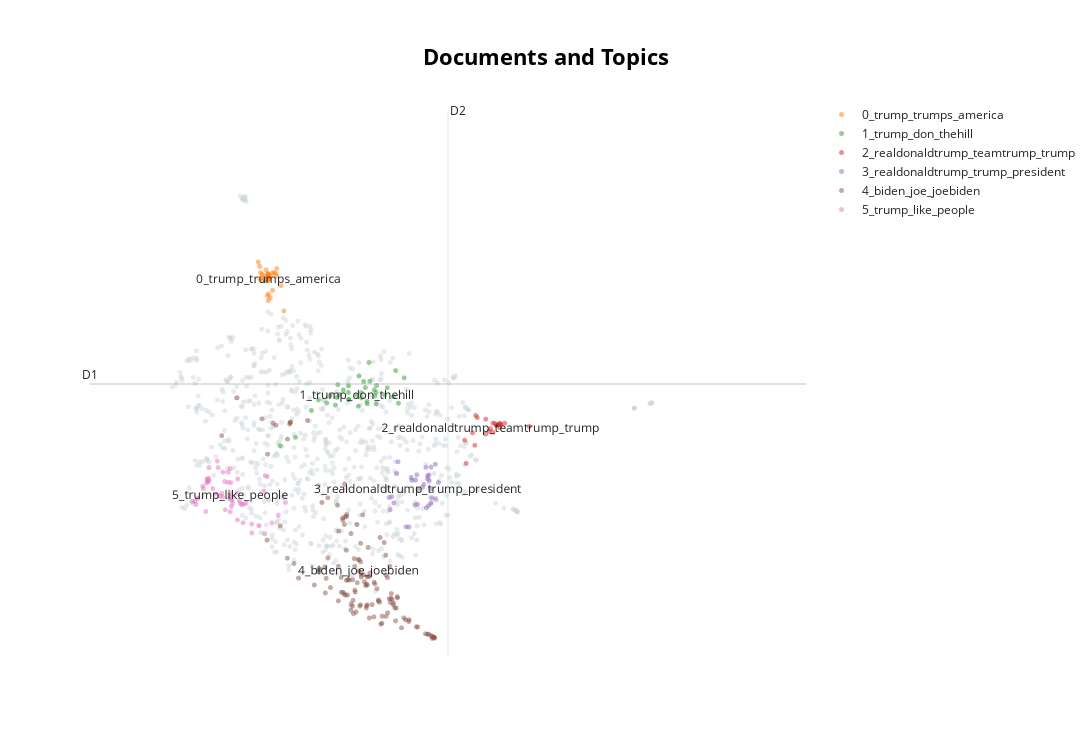

Source (notebook cell):
### Code cell
model.visualize_documents(tokens, reduced_embeddings=reduced_embeddings)

### Figure 1 — Plotly figure (JSON) as saved in the notebook; plotly's stock layout.template omitted (floating-point values rounded to 4 significant figures; data arrays with more than 128 entries replaced by an {"elided": "..."} marker saying what was removed)
{"data": [{"hoverinfo": "text", "hovertext": {"elided": "693 str values"}, "marker": {"color": "#CFD8DC", "opacity": 0.5, "size": 5}, "mode": "markers+text", "name": "other", "showlegend": false, "type": "scattergl", "x": {"elided": "693 float values"}, "y": {"elided": "693 float values"}}, {"hoverinfo": "text", "hovertext": ["['see', 'women', 'trump', 'httpstcoompmhm']", "['warned', 'trump', 'knew', 'httpstcoyvnohxwp']", "['trumps', 'tough', 'test', 'httpstcoddnljgeg']", "['voting', 'trump', 'httpstcojyhzryarh']", "['trumps', 'america', 'httpstcoqqumrneou']", "['didn’t', 'career', 'trump', 'httpstcocsxsnilvh']", "['it’s', 'trump’s', 'america', 'tho', 'httpstcoyfixnohd']", "['trump', 'declares', 'war', 'america', 'smartnews', 'httpstcocahrcxnu']", "['except', 'trump’s', 'jail', 'cell', 'httpstcolpqmqirnn']", "['president', 'trump', 'httpstcofbejxouap']", "['trumps', 'new', 'ad', 'amazing', 'httpstcofbtkhn', 'via', 'bulwarkonline']", "['unfortunately', 'trump', 'real', 'httpstcohconwh']", "['libtear', 'cnnpolitics', 'called', 'riding', 'obamabidens', 'achievements', 'httpstcofrglgzxjrf']", "['looters', 'trump', 'administration', 'handlers', 'sycophants', 'httpstcogfschfvp']", "['trump', 'wants', 'let', 'happen', 'httpstcolxdyvvxmbb']", "['damn', 'trump', 'won’t', 'watching', 'httpstcortvxvsdoi']", "['voteharwell', 'frankbranches', 'httpstcolhrbngfoy', 'httpstcoqhtswkivi']", "['trumps', 'mind', 'truly', 'scrambled', 'must', 'impeached', 'httpstcowpyhuepxr', 'httpstcozzjrkpnua']", "['trump’s', 'america', 'httpstcovocpqfhy']", "['voteharwell', 'frankbranches', 'httpstcoqhtswkivi']", "['you’re', 'kidding', 'cnbc', 'httpstcomoodvtbt']", "['trump', 'wall', 'moms', 'httpstcotmgkxhsed']", "['thank', 'president', 'trump', 'httpstcobhldhrds']", "['trump’s', 'playing', 'tune', 'decades', 'httpstcooktrodiwc']", "['another', 'example', 'trumps', 'america', 'real', 'time', 'httpstcojphnzavwwh']", "['oh', 'wait', 'wasnt', 'trump', 'httpstcorrgaybhz']", "['trump', 'trump', 'maga', 'obama', 'blacklivesmatter', 'httpstcogtsvlntoas']", "['thehill', 'great', 'response', 'httpstcosufodtaea']", "['calls', 'trump', 'racist', 'httpstcoiaktpxcks']", "['ktvl', 'trumps', 'presidential', 'portrait', 'httpstcovrfxgctfq']", "['cost', 'america', 'trumps', 'incoherent', 'foreignpolicy', 'httpstcoyeafg', 'via', 'foreignaffairs']", "['can’t', 'trump’s', 'america', 'like', 'italy', 'httpstcobwcqqbct']", null], "marker": {"opacity": 0.5, "size": 5}, "mode": "markers+text", "name": "0_trump_trumps_america", "text": ["", "", "", "", "", "", "", "", "", "", "", "", "", "", "", "", "", "", "", "", "", "", "", "", "", "", "", "", "", "", "", "", "0_trump_trumps_america"], "textfont": {"size": 12}, "type": "scattergl", "x": [9.134, 9.027, 9.07, 9.013, 9.021, 9.018, 9.015, 8.898, 9.232, 9.043, 8.942, 8.985, 9.004, 8.975, 9.193, 9.134, 8.875, 9.121, 9.014, 8.896, 8.907, 9.014, 9.0, 8.928, 9.007, 9.099, 9.074, 8.933, 9.016, 9.044, 8.977, 8.959, 9.018], "y": [9.751, 9.558, 9.666, 9.654, 9.577, 9.64, 9.561, 9.556, 8.921, 9.61, 9.511, 9.726, 9.217, 9.538, 9.413, 9.601, 9.88, 9.652, 9.518, 9.792, 9.672, 9.123, 9.597, 9.64, 9.64, 9.671, 9.326, 9.571, 9.257, 9.179, 9.507, 9.612, 9.535]}, {"hoverinfo": "text", "hovertext": ["['donwinslow', 'everything', 'really', 'revolve', 'around', 'trump', 'libs', 'huh', 'really', 'cant', 'imagine', 'problem', 'people', 'would', 'protest', 'isnt', 'trump', 'existing']", "['half', 'family', 'whitewashed', 'trump', 'supporters', 'y’all', 'don’t', 'know', 'annoying']", "['iamarebel', 'justintime', 'benshapiro', 'trump', 'isnt', 'conservative', 'remember', 'trump', 'democrat', 'years']", "['masha', 'gessen', 'trump', '‘not', 'going', 'anywhere’', 'unless', 'loses', 'landslide', 'httpstcoqhuzhvetkd']", "['harconsulting', 'bet', 'trump', 'backs', 'remembers', 'nyc', 'hates', 'guts']", null, "['bblock', 'think', 'squeeze', 'trump', 'see', 'much', 'bullshit', 'comes', 'could', 'fertilize', 'fields', 'like', 'nobody', 'thought', 'possible']", "['populismupdates', 'making', 'trump', 'look', 'like', 'stable', 'genius']", "['thehill', 'sounds', 'right', 'trump', 'cultists', 'irrational', 'bunch']", "['yankees', 'baseball', 'ws', 'never', 'political', 'trump']", "['rumorsofmeaning', 'trump', 'fails', 'realize', 'protesters', 'don’t', 'hate', 'country', 'they’re', 'asking', 'better', 'country']", "['tfisherking', 'trump', 'wants', 'divide', 'us', 'doesnt', 'empathy']", "['jeffreyguterman', 'trump', 'brain']", "['tedcruz', 'it’s', 'either', 'trump', 'sucks']", "['don’t', 'care', 'donald', 'trump', 'done', 'economy', 'emotional', 'turmoil', 'caused', 'instigated', 'unjustified']", "['projectlincoln', 'face', 'trump', 'made', 'bunker']", "['everyone', 'dogging', 'fauci', 'maybejust', 'maybe', 'trump', 'close', 'knows', 'knows', 'keeping', 'eye', 'enemy']", "['effingrandy', 'middle', 'men', '‘nobody', 'knows', 'are’', 'wth', 'trump', 'ramblings', 'getting', 'worse']", "['exgolferguy', 'im', 'betting', 'trump', 'cheered', 'behavior']", "['projectlincoln', 'madness', 'ends', 'better', 'president', 'sworn', 'trump', 'harm', 'jan', 'noon']", "['karlgray', 'trump', 'doesnt', 'want', 'money', 'train', 'cut']", "['thehill', 'leaders', 'hate', 'trump', 'much', 'refuse', 'help', 'let', 'citizens', 'victimized']", "['keltimes', 'trump', 'never']", "['radiofreetom', 'projectlincoln', 'true', 'anyone', 'find', 'trump', 'objectional', 'major', 'part', 'problem']", "['ppollingnumbers', 'foxnews', 'still', 'can’t', 'believe', 'trump', 'even', 'much', 'support', 'it’s', 'sad', 'what’s', 'happened', 'country']", "['trump', 'fucking', 'moron']", "['bucksexton', 'asked', 'trump', 'could', 'lick', 'balls', 'think', 'he’s', 'retweet']", "['nana', 'seanhannity', 'trump', 'wants', 'violence', 'think', 'youre', 'confused']", "['washingtonpost', 'im', 'comfortable', 'risking', 'everyones', 'lives', 'money', 'trump', 'paraphrased', 'course']", "['drlisacorrigan', 'bluehogreport', 'asahutchinson', 'bad', 'enough', 'asa', 'drinking', 'trump’s', 'koolaid', 'he’s', 'also', 'forcing', 'throats', 'arkansas’', 'school', 'children', 'prolife', 'hardly']", "['revrrlewis', 'truly', 'trump', 'party', 'principles', 'values', 'shame', 'whatever', 'takes', 'get', 'next', 'minutes', 'god', 'help', 'us']", "['blhhouse', 'guns', 'might', 'freedom', 'left', 'four', 'years', 'trump']", "['proustmalone', 'they’ll', 'use', 'ammunition', 'biden', 'anyone', 'else', 'opposes', 'trump', 'don’t', 'care']", "['comfycrush', 'maybe', 'don’t', 'like', 'cry', 'public', 'unless', 'it’s', 'right', 'trump', 'gets', 'elected']", "['know', 'shits', 'gonna', 'pop', 'seattle', 'trump', 'sends', 'feds']", "['dustinmck', 'im', 'sure', 'trump', 'something']", "['thehill', 'thehillopinion', 'that’s', 'democrats', 'need', 'wrap', 'protests', 'points', 'made', 'diminishing', 'returns', 'point', 'help', 'trump']"], "marker": {"opacity": 0.5, "size": 5}, "mode": "markers+text", "name": "1_trump_don_thehill", "text": ["", "", "", "", "", "1_trump_don_thehill", "", "", "", "", "", "", "", "", "", "", "", "", "", "", "", "", "", "", "", "", "", "", "", "", "", "", "", "", "", "", ""], "textfont": {"size": 12}, "type": "scattergl", "x": [9.836, 10.15, 10.51, 10.65, 10.32, 10.26, 10.28, 10.84, 9.977, 10.53, 10.32, 10.14, 10.92, 10.68, 9.184, 10.43, 9.397, 10.53, 9.719, 9.989, 10.38, 10.01, 10.77, 10.29, 10.35, 10.8, 10.14, 10.4, 9.957, 9.62, 9.88, 10.14, 10.4, 10.5, 10.53, 10.44, 10.07], "y": [7.117, 7.185, 7.256, 7.274, 7.321, 7.268, 7.053, 7.114, 7.228, 7.326, 7.218, 7.188, 7.612, 7.416, 6.278, 7.911, 6.446, 7.099, 7.181, 7.478, 7.42, 7.28, 7.241, 7.648, 7.538, 7.752, 7.326, 7.102, 7.077, 6.972, 7.255, 7.452, 7.149, 7.376, 7.46, 7.544, 7.374]}, {"hoverinfo": "text", "hovertext": ["['realdonaldtrump', 'trump', 'virus']", "['chuckgrassley', 'realdonaldtrump', 'usual', 'gop', 'ignorant', 'leader', 'months', 'behind', 'dems', 'joe', 'biden']", "['fischbachmn', 'realdonaldtrump', 'collinpeterson', 'bad', 'stigma', 'endorsed', 'trump', 'sorry', 'setback']", "['larrysabato', 'acosta', 'bye', 'bye', 'trump', 'realdonaldtrump']", "['realdonaldtrump', 'trump', 'asking', 'wait', 'november', 'bidentosaveamerica']", "['suzydymna', 'realdonaldtrump', 'must', 'trumps', 'favorite', 'bot', 'bot', 'buffoonism']", "['fortunacameron', 'bbwalker', 'realdefender', 'realdonaldtrump', 'say', 'trump']", "['realdonaldtrump', 'one', 'trumps', 'favorite', 'puy', 'httpstcoyantgmeyik']", "['realdonaldtrump', 'disgrace', 'country', 'trump', 'mocks', 'portland', 'mayor', 'gassed', 'federal', 'troops', '‘they', 'knocked', 'hell', 'httpstcoyvlskglel']", "['realdonaldtrump', 'lol', 'wouldnt', 'even', 'believe', 'trump', 'administration']", "['bottles', 'realtuckfrumper', 'ivankatrump', 'donaldjtrumpjr', 'erictrump', 'realdonaldtrump', 'trump', 'kids', 'freeloading', 'grifters']", "['teamtrump', 'realdonaldtrump', 'trump', 'certainly', 'heading']", "['realdonaldtrump', 'racist', 'like', 'trump', 'like']", "['skepsis', 'teamtrump', 'realdonaldtrump', 'trump', 'best', 'greatest']", "['daddylongballz', 'kellyk', 'repmattgaetz', 'realdonaldtrump', 'potus', 'genflynn', 'httpstcopoxjshomot']", "['texaspatriot', 'lostinausten', 'aya', 'mrfungiq', 'jeffmctn', 'garywalters', 'annpartrump', 'monster', 'bonedaddy', 'klctrump', 'best', 'texas', 'patriot', 'bestcrewontwitter', 'httpstcomelhblg']", "['yeah', 'fuck', 'donald', 'trump', 'portland', 'peepsportlandprotests', 'fuckdonaldtrump', 'dumptrump', 'httpstcoofdvwbtr']", "['trump', 'giant', 'bag', 'human', 'methane', 'potus', 'realdonaldtrump']", "['naplesportal', 'murraynyc', 'realdonaldtrump', 'trump', 'loves', 'cuba']", "['johnglascock', 'trumpregrets', 'realdonaldtrump', 'get', 'lied', 'start']", "['teamtrump', 'realdonaldtrump', 'httpstcohunwwdwbz']", null], "marker": {"opacity": 0.5, "size": 5}, "mode": "markers+text", "name": "2_realdonaldtrump_teamtrump_trump", "text": ["", "", "", "", "", "", "", "", "", "", "", "", "", "", "", "", "", "", "", "", "", "2_realdonaldtrump_teamtrump_trump"], "textfont": {"size": 12}, "type": "scattergl", "x": [12.24, 11.79, 12.06, 12.16, 12.26, 11.77, 12.24, 12.16, 11.91, 12.06, 12.27, 12.26, 12.21, 12.33, 12.2, 12.68, 12.11, 11.92, 11.95, 11.88, 12.27, 12.13], "y": [6.69, 5.936, 6.802, 6.547, 6.64, 6.39, 6.693, 6.724, 6.29, 6.511, 6.705, 6.722, 6.677, 6.723, 6.717, 6.659, 6.566, 6.875, 6.832, 6.534, 6.691, 6.615]}, {"hoverinfo": "text", "hovertext": ["['realdonaldtrump', 'thank', 'god', 'dont', 'live', 'usa', 'mr', 'trump', 'please', 'right', 'thing', 'step', 'president', 'incapable', 'many', 'levels', 'losing', 'marbles', 'boot']", "['realdonaldtrump', 'president', 'trump', 'genius', 'idea', 'keep', 'white', 'house', 'senate', 'amp', 'house', 'next', 'years', 'since', 'democrats', 'ahead', 'polls', 'lets', 'pander', 'lie', 'pander', 'lie', 'pander', 'lie', 'came', 'amp', 'charge', 'way']", "['micklimerick', 'realdonaldtrump', 'asked', 'trump', 'could', 'count', 'backwards', 'sevens', 'said', 'yes', 'turned', 'around']", "['realdonaldtrump', 'cares', 'ratings', 'tied', 'spam', 'marketing', 'strategies', 'lame', 'duck', 'president', 'needs', 'pay', 'attention', 'job', 'im', 'sorrynot', 'sorry', 'usa', 'clear', 'leadership', 'trump', 'lame', 'duck', 'poser', 'clearly', 'incompetent', 'httpstcorwjuacoh']", "['sendavidperdue', 'refuses', 'condemn', 'trump', 'applauding', 'white', 'power', 'chants', 'praise', 'ghislaine', 'maxwell', 'guess', 'even', 'bigotry', 'pedophilia', 'okay', 'long', 'trump']", "['sabattoir', 'ifeet', 'petzmom', 'realdefender', 'realdonaldtrump', 'trump', 'doubts', 'pay', 'someone', 'take', 'college', 'entrance', 'exams', 'can’t', 'spell', '“hamburger”']", "['gop', 'realdonaldtrump', 'funny', 'wait', 'election', 'time', 'get', 'anything', 'done', 'around', 'heretrump', 'done', 'nothing', 'years', 'except', 'campaigning', 'letting', 'criminals', 'jail', 'littletoo', 'late']", "['joncoopertweets', 'realdonaldtrump', 'except', 'trump', 'throwing', 'first', 'pitch', 'first', 'yankees', 'opener', 'complete', 'turn', 'around', 'last', 'night']", "['jasonon', 'redbull', 'realdonaldtrump', 'true', 'red', 'bulls', 'global', 'boss', 'dietrich', 'mateschitz', 'trump', 'admirer', 'spoken', 'political', 'correctness', 'something', 'totally', 'different']", "['unclerobtrump', 'iowatrump', 'john', 'legend', 'screwed', 'chrissy', 'watched']", "['speakerpelosi', 'realdonaldtrump', 'make', 'pretty', 'hard', 'reach', 'across', 'aisle', 'lambasting', 'president', 'calling', 'trump', 'virus', 'it’s', 'clear', 'vitriol', 'us', 'bounds']", "['sure', 'let', 'white', 'folks', 'point', 'automatic', 'weapons', 'whoever', 'want', '‘it’s', 'absolutely', 'absurd’', 'kayleigh', 'mcenany', 'quotes', 'trump', 'charges', 'guntoting', 'st', 'louis', 'couple', 'httpstcoytnhfdzd', 'smartnews']", "['realdonaldtrump', 'trump', 'heard', 'accurate', 'source', 'extremely', 'vulnerable', 'getting', 'heart', 'attack', 'waiting', 'happen', 'also', 'weak', 'respitory', 'system', 'welldo', 'holistic', 'health', 'find', 'really', 'good', 'nd', 'let', 'help', 'seriously']", "['\\u2066realdonaldtrump\\u2069', 'called', 'fox', 'news', 'doctor', 'guide', 'hear', 'keilar', 'calls', 'himsmh', 'ludicrous', 'trump', 'needs', 'gonow', 'get', 'rid', 'crazy', 'egotistical', 'narcissistic', 'bastard', 'httpstcoqbfowhrkzl']", "['newtimesrwanda', 'gorilladoctors', 'please', 'dont', 'let', 'trump', 'sons', 'like', 'killing', 'rare', 'aninals']", "['johnkass', 'realdonaldtrump', 'mzhemingway', 'biden', 'strong', 'man', 'knows', 'country', 'gone', 'trump', 'fight', 'get', 'us', 'back', 'normal', 'listen', 'experts']", "['realdefender', 'realdonaldtrump', 'tweet', 'exposes', 'total', 'lack', 'understanding', 'taking', 'knee', 'trump', 'idol', 'see', 'enjoy', 'bowing', 'kneeling', 'keeping', 'maga', 'idiocy', 'day', 'long', 'httpstcozgqfbpwa']", "['realdonaldtrump', 'goody', 'watch', 'trump', 'attempt', 'read', 'script', 'didn’t', 'preview', 'always', 'treat', 'hear', 'nothing', 'almost', 'two', 'weeks', 'every', 'day', 'talk', 'desperate', 'sad', 'watching', 'desperation', 'still', 'wearing', 'masksgood', 'job']", "['donaldjtrumpjr', 'fauci', 'national', 'hero', 'donald', 'j', 'trump', 'family', 'national', 'white', 'collard', 'felons', 'need', 'removed', 'country', 'sent', 'small', 'country', 'modern', 'living', 'essentials', 'dad', 'mark', 'since', 'january', 'fauci', 'point', 'since', 'january']", "['doggintrump', 'realdonaldtrump', 'cannot', 'wait', 'see', 'shrieking', 'fit', 'day', 'president', 'donald', 'j', 'trump', 'wins', 'reelection', 'president', 'donald', 'j', 'trump', 'say', 'mepresident', 'donald', 'j', 'trump', 'it’ll', 'feel', 'goodpresident', 'donald', 'j', 'trump', 'lol', 'lol', 'lol']", "['urocklive', 'nikkihaley', 'joe', 'needs', 'keep', 'trap', 'shut', 'hes', 'got', 'let', 'trump', 'talking', 'joe', 'winds', 'hands', 'httpstcopzckpvof']", "['stuartpstevens', 'gtconwayd', 'realdonaldtrump', 'assume', 'people', 'looking', 'future', 'employment', 'within', 'trump', 'organization', 'since', 'career', 'politics']", "['brendend', 'amarquette', 'sammyboy', 'stoolpresidente', 'realdonaldtrump', 'whitehouse', 'say', 'trump', 'wasn’t', 'briefed', 'issue', 'means', 'didn’t', 'happen', 'article', 'didn’t', '“confirm”', 'shit']", "['header', 'ewarren', 'realdonaldtrump', 'really', 'realdonaldtrump', 'golfing', 'rather', 'forming', 'pandemic', 'response', 'dr', 'fauci', 'gave', 'best', 'information', 'available', 'time', 'hydroxychloroquine', 'safe', 'people', 'die', 'taking', 'put', 'trump', 'koolaid', 'amp', 'get', 'grip']", "['ruckus', 'dineshdsouza', 'yes', 'trump', 'wins', 'maybe', 'youll', 'finally', 'get', 'tired', 'pitching', 'fit']", "['masfuegomas', 'maxpinky', 'whitehouse', 'realdonaldtrump', 'thats', 'interesting', 'take', 'ways', 'parrot', 'trumps', 'words', 'lower', 'intelligence', 'guy', 'responding', 'literally', 'parroted', 'lindsey', 'grahams', 'words']", "['aorgat', 'montyboa', 'acyn', 'act', 'vatican', 'jp', 'ii', 'promised', 'trump', 'hed', 'president', 'stupid', 'arrogant', 'hide', 'well']", "['left', 'msm', 'wasting', 'time', 'ranting', 'realdonaldtrump', '“not', 'paying', 'attention', 'virus”', 'joebiden', 'saying', 'trump', '“quit”', 'dr', 'fauci', 'actually', 'guy', 'supposed', 'working', 'virus', 'free', 'time', 'world', 'httpstcojpqgsriki']", "['softwarnet', 'realjameswoods', 'realdonaldtrump', 'ah', 'yes', '“lesser', 'two', 'evils“', 'excuse', 'meanwhile', 'republicans', 'disillusioned', 'trump', 'administration', 'leaving', 'droves', 'thing', 'matters', 'results', 'results', 'november']", "['realdonaldtrump', 'president', 'failure', 'cars', 'terms', 'thousands', 'people', 'lose', 'life’s', 'wants', 'tv', 'every', 'day', 'stupid', 'coronavirus', 'briefing', 'nothing', 'rambling', 'hours', 'acted', 'late', 'little', 'response', 'november', 'biden']", null], "marker": {"opacity": 0.5, "size": 5}, "mode": "markers+text", "name": "3_realdonaldtrump_trump_president", "text": ["", "", "", "", "", "", "", "", "", "", "", "", "", "", "", "", "", "", "", "", "", "", "", "", "", "", "", "", "", "", "3_realdonaldtrump_trump_president"], "textfont": {"size": 12}, "type": "scattergl", "x": [11.36, 11.26, 11.29, 10.95, 11.27, 11.36, 11.07, 11.02, 11.03, 11.18, 11.4, 11.2, 11.08, 10.81, 11.3, 11.25, 11.23, 10.74, 11.1, 11.23, 10.78, 10.71, 11.3, 11.27, 10.83, 11.25, 11.31, 10.72, 11.11, 10.99, 11.11], "y": [5.242, 5.106, 5.429, 4.692, 5.601, 5.919, 5.119, 5.658, 5.608, 5.467, 5.559, 5.525, 5.61, 5.736, 5.863, 5.691, 5.858, 5.282, 5.713, 5.065, 5.161, 5.266, 5.16, 5.709, 5.967, 5.634, 5.262, 5.029, 5.134, 4.691, 5.425]}, {"hoverinfo": "text", "hovertext": {"elided": "133 str values"}, "marker": {"opacity": 0.5, "size": 5}, "mode": "markers+text", "name": "4_biden_joe_joebiden", "text": {"elided": "133 str values"}, "textfont": {"size": 12}, "type": "scattergl", "x": {"elided": "133 float values"}, "y": {"elided": "133 float values"}}, {"hoverinfo": "text", "hovertext": ["['wittdhmachine', 'alexskolnick', 'well', 'maybe', 'don’t', 'know', 'travel', 'habits', 'top', 'percent', 'doubt', 'stayed', 'trump', 'hotels', 'staying', 'bought', 'presidential', 'access', 'instances', 'favorable', 'policy', 'know', 'people', 'thst', 'stay', 'lights', 'always', 'didn’t', 'get', 'tax', 'break']", "['stephenking', 'helped', 'someone', 'sign', 'vote', 'first', 'time', 'yesterday', 'work', 'public', 'library', 'wanted', 'vote', 'donald', 'trump', 'hard']", "['tulips', 'davidhemond', 'said', 'thing', 'noaa', 'altered', 'weather', 'forecast', 'cover', 'trump’s', 'screwup', 'also', 'life', 'death', 'situation', 'people', 'don’t', 'trust', 'report', 'accurate', 'forecasts', 'every', 'government', 'agency', 'corrupted', 'trump', 'sycophants']", "['kthomasellis', 'timhannan', 'trump', 'pushed', '”the', 'testing', 'cause', 'outbreak”', 'last', 'months', 'testing', 'isnt', 'fill', 'hospitals', 'causing', 'americans', 'die', 'know', 'americans', 'trump', 'cult', 'doesnt', 'care', 'truth', 'think', 'big', 'conspiracy', 'idiots']", "['winterwayed', 'live', 'could', 'never', 'ever', 'ever', 'pretend', 'like', 'trump', 'save', 'relationship', 'think', 'cult', 'members', 'coming', 'know', 'he’s', 'losing', 'scared']", "['american', 'christianity', 'messed', 'right', 'theres', 'reason', 'cant', 'acknowledge', 'lives', 'black', 'people', 'matter', 'also', 'compromises', 'faith', 'kneeling', 'worship', 'submission', 'isnt', 'whats', 'happening', 'trump', 'radicalized', 'christians', 'worst', 'ways', 'httpstcoaksnygffl']", "['staceyc', 'preetbharara', 'unfortunately', 'words', 'actually', 'required', 'say', 'alzheimers', 'mom', 'taken', 'red', 'velvet', 'church', 'daisy', 'face', 'trump', 'isnt', 'recalling', 'words', 'merely', 'naming', 'things', 'front', 'example', 'words', 'yet', 'hes', 'proud']", "['jfrostyo', 'rdcoso', 'chelseahandler', 'yes', 'trump', 'champion', 'unity', 'cooperation', 'theni', 'guess', 'argument', 'hes', 'done', 'much', 'unite', 'country', 'past', 'yearsjust', 'many', 'things', 'wont', 'even', 'bother', 'listing', 'even', 'giving', 'one', 'example']", "['richardbuffalo', 'trump', 'like', 'good', 'people', 'sides', 'mask', 'wearing', 'non', 'mask', 'wearing', 'non', 'mask', 'wearers', 'white', 'supremacists']", "['mercymain', 'thats', 'prove', 'hey', 'maybe', 'trump', 'wasnt', 'problem', 'america', 'liberalism', 'doesnt', 'work']", "['cant', 'say', 'word', 'incredible', 'anymore', 'thats', 'one', 'trumps', 'favorite', 'words', 'cant', 'peace', 'sign', 'makes', 'think', 'rodger', 'stone', 'two', 'losers', 'totally', 'crimped', 'lifestyle', 'dad', 'lol']", "['anatball', 'dancrenshawtx', 'lol', 'statuary', 'form', 'history', 'accepted', 'fact', 'youd', 'dumb', 'trump', 'think', 'way']", "['kinsellaray', 'wow', 'look', 'put', 'people', 'risk', 'catching', 'virus', 'insinuated', 'would', 'amp', 'trump', 'cant', 'handle', 'fact', 'country', 'trust', 'dr', 'fauci', 'trump', 'cant', 'wait', 'see', 'twist', 'httpstcoicwnyn']", "['senschumer', 'annoying', 'old', 'bat', 'pelosi', 'sleeping', 'joe', 'years', 'million', 'dollar', 'homes', 'health', 'care', 'knows', 'else', 'im', 'betting', 'life', 'saving', 'corrupt', 'trump', 'came', 'trump']", "['cassiesam', 'senschumer', 'better', 'get', 'used', 'cassie', 'theyre', 'going', 'awhile', 'long', 'enough', 'clean', 'friends', 'aftermath', 'get', 'used', 'four', 'years', 'trump', 'theres', 'nothing', 'stop', 'nothing', 'trump', 'resistance', 'futile']", "['kaburke', 'tomjchicago', 'sister', 'law', 'ftd', 'close', 'trump', 'progression', 'beginning', 'would', 'talk', 'really', 'loud', 'make', 'wild', 'accusations', 'imagine', 'people', 'conspiring', 'didn’t', 'think', 'dementia', 'memory', 'good']", "['jayinslee', 'cause', 'worth', 'backing', 'potus', 'trump', 'sign', 'executive', 'order', 'make', 'mandatory', 'mask', 'wearing', 'unlawful', 'people', 'voice', 'government', 'httpstcosgoqoasot']", "['speedwagono', 'bpwarsh', 'basically', 'us', 'model', 'following', 'far', 'go', 'point', 'people', 'revolt', 'stay', 'shy', 'edge', 'didn’t', 'count', 'corona', 'trump', 'doesn’t', 'understand', 'model', 'understand', 'nothing', 'dementia', 'probably']", "['bhpusser', 'moritz', 'greg', 'comey', 'said', 'best', 'friend', 'world', 'trump’s', 'atty', 'met', 'asked', '«', 'really', 'like', '»', 'woman', 'never', 'unkind', 'words', 'anyone', 'years', 'known', 'one', 'word', 'response', 'question', 'evil']", "['maxoom', 'santasurfing', 'kabamurtaygeta', 'feel', 'like', 'going', 'find', 'things', 'shake', 'many', 'core', 'declassified', 'ufo', 'videos', 'trump', 'jr', 'asking', 'dad', 'area', 'feels', 'like', 'someone', 'preparing', 'us', 'something', 'may', 'sound', 'insane', 'feels', 'way', 'air', 'feel', 'different']", "['mixcom', 'gemjr', 'state', 'economy', 'trumps', 'fault', 'covid', 'cases', 'rising', 'states', 'warn', 'weather', 'slowed', 'spread', 'epidemiologists', 'predicted', 'states', 'pulling', 'back', 'reopening', 'economy', 'beginning', 'bloom', 'choked']", "['fight', 'faith', 'learn', 'know', 'love', 'person', 'christ', 'fox', 'news', 'loving', 'boomer', 'they’ve', 'made', 'image', 'trump', 'church', 'needs', 'voices', 'speak', 'truth', 'power', 'don’t', 'abandon', 'faith', 'abandon', 'trump']", "['end', 'last', 'year', 'yg', 'invited', 'year', 'old', 'boy', 'stage', 'guess', 'white', 'asked', 'mic', 'supported', 'trump', 'boy', 'says', 'idk', 'yg', 'says', 'say', 'fuck', 'donald', 'trump', 'boy', 'says', 'yg', 'kicks', 'stage', 'tells', 'crowd', 'let', 'back']", "['kaitlancollins', 'thank', 'god', 'can’t', 'trump', 'mess', 'joining', 'problem', 'jax']", "['johnlegend', 'well', 'john', 'maybe', 'stand', 'back', 'let', 'black', 'people', 'keep', 'killing', 'plan', 'don’t', 'care', 'many', 'black', 'people', 'die', 'chicago', 'long', 'show', 'hate', 'trump', 'sad', 'days', 'country']", "['suzytruthseeker', 'sullydish', 'law', 'books', 'says', 'dhs', 'authority', 'protect', 'federal', 'property', 'trump', 'enforcing', 'law', 'written', 'traditionally', 'federal', 'government', 'obligation', 'protect', 'federal', 'property', 'cf', 'south', 'carolinas', 'takeover', 'fort', 'sumter', 'april']", "['solmemes', 'please', 'final', 'battle', 'movie', 'last', 'dragon', 'make', 'trump', 'leroy', 'fist', 'legend', 'action', 'film', 'bruce', 'lee']", "['bobbyj', 'greyafro', 'spent', 'lifetime', 'serving', 'american', 'flag', 'id', 'say', 'trump', 'exactly', 'right', 'guy', 'leader', 'wont', 'follow', 'support', 'speaks', 'volumes', 'lack', 'wisdom', 'duty', 'patriotism']", "['camizphitlaura', 'erictrump', 'say', 'trump', 'rich', 'mother', 'watches', 'son', 'goes', 'private', 'school', 'smarter', 'kids', 'steve', 'jobs', 'scj', 'r', 'ginsburg', 'bloomberg', 'many', 'went', 'public', 'schools', 'basically', 'said', 'public', 'school', 'kids', 'dumb', 'worth', 'saving']", "['jamesfi', 'iamatheistgirl', 'ill', 'give', 'facebook', 'answer', 'everyone', 'voted', 'trump', 'racist', 'yes', 'everyone', 'whos', 'racist', 'voted', 'trump']", "['deutschebank', 'serviced', 'nazis', 'ww', 'servicing', 'trump', 'family', 'decades', 'giving', 'loans', 'wo', 'collateral', 'signed', 'grandiose', 'loans', 'loans', 'coming', 'due', 'trump', 'exploiting', 'every', 'avenue', 'revenue', 'ghislaine', 'know', 'answers']", "['liberalmaine', 'stephenking', 'brandi', 'took', 'short', 'drive', 'last', 'saturday', 'try', 'lift', 'spirits', 'saw', 'many', 'trump', 'signs', 'ended', 'depressed']", "['since', 'don’t', 'remote', 'handy', 'mute', 'i’m', 'listening', 'trump’s', 'coronavirus', 'press', 'conference', 'speech', 'reminds', 'painfully', 'second', 'grade', 'sit', 'listen', 'classmates', 'attempting', 'read', 'monotony', 'excruciating']", "['finallie', 'jessekellydc', 'nfl', 'mean', 'like', 'trumps', 'kids', 'women', 'like']", "['nytimes', 'lived', 'charlotta', 'area', 'yearsidont', 'think', 'knew', 'trump', 'golf', 'club', 'lake', 'norman', 'area']", "['although', 'shouldn’t', 'anymore', 'still', 'get', 'amazed', 'number', 'tweeters', 'seem', 'satisfied', 'finding', 'ever', 'wittier', 'ways', 'insult', 'trump', 'amp', 'co', 'brainpower', 'would', 'best', 'used', 'belittle', 'mock', 'enemy', 'merge', 'finding', 'ways', 'stop']", "['ingrahamangle', 'would', 'curious', 'know', 'children', 'good', 'mom', 'would', 'send', 'children', 'school', 'middle', 'shit', 'show', 'handling', 'virus', 'trump', 'that’s', 'real', 'moms', 'protect', 'children', 'understand']", "['keithwozniak', 'cant', 'think', 'reason', 'trump', 'derangement', 'syndrome', 'man', 'lives', 'rent', 'free', 'head', 'x', 'beijingbiden', 'league', 'ccp', 'created', 'chinavirus', 'look', 'cause']", "['regan', 'amazing', 'nobody', 'ever', 'done', 'he’s', 'genius', 'like', 'jethro', 'bodine', 'wonder', 'trump', 'wants', 'double', 'nought', 'spy', 'hey', 'could', 'work', 'putin']", "['stoned', 'bbcworld', 'i’ll', 'like', 'trump', 'haters', 'ever', 'comes', 'pass', 'join', 'family', 'colombia', 'become', 'pretend', 'shaman', 'something', 'really', 'love', 'country', 'think', 'feel', 'like', 'trump', 'haters', 'fill', 'whatever']", "['former', 'bookkeeper', 'tell', 'trump', 'changing', 'death', 'data', 'wont', 'change', 'knowledge', 'incompetence', 'caused', 'thousand', 'climbing', 'deaths', 'virus', 'cannot', 'cook', 'books', 'favor', 'big', 'dumb', 'criminal']", "['anybody', 'else', 'find', 'kinda', 'cute', 'selective', 'trump', 'folks', 'want', 'see', 'happened', 'camera', 'started', 'rolling']", "['cassieceleste', 'prime', 'use', 'ups', 'get', 'day', 'shipping', 'helps', 'carry', 'trumps', 'grudge', 'amazon']", "['parscale', 'except', 'god', 'trump', 'stated', 'many', 'times', 'testing', 'increased', 'deaths', 'decreased', 'noncovid', 'deaths', 'ascribed', 'covid', 'death', 'rate', 'would', 'skyrocket', 'finally', 'say', 'true', 'dont', 'post']", "['realslokhova', 'genflynn', 'good', 'reason', 'im', 'thinking', 'either', 'hated', 'much', 'case', 'people', 'need', 'go', 'jail', 'wanted', 'force', 'lie', 'trump', 'frame', 'case', 'people', 'need', 'go', 'jail']", "['crystal', 'believe', 'help', 'raise', 'momma', 'knows', 'score', 'trump', 'never', 'allow', 'children', 'believe', 'right']", "['joycewhitevance', 'gerg', 'like', 'cohen', 'trafficking', 'young', 'women', 'anything', 'deserving', 'sympathy', 'like', 'guilty', 'preparing', 'tell', 'book', 'trump', 'throw', 'away', 'key']", "['rbreich', 'trump', 'said', 'soon', 'none', 'forget', 'cognitive', 'test', 'think', 'needs', 'math', 'tudor']", "['paula', 'worked', 'kids', 'life', 'appalled', 'trumps', 'trea', 'httpstcoranuji', 'via', 'youtube']", "['saw', 'today', 'interesting', 'take', 'considering', 'trump', 'wished', 'legit', 'sex', 'trafficker', 'well', 'you’re', 'right', 'it’s', 'l', 'vs', 'r', 'really', 'seems', 'hypocritical', 'also', 'interesting', 'can’t', 'find', 'actual', 'quote', 'anywhere', 'said', 'please', 'pass', 'way', 'httpstcobpevzecm']", "['height', 'hypocrisy', 'ye', 'summit', 'hopefully', 'folks', 'related', 'live', 'householdotherwise', 'bad', 'opticsif', 'trump', 'holy', 'hellfredo', 'le', 'mon', 'crew', 'would', 'shitting', 'brains', 'talking', 'httpstcobngdvawpc']", "['klkc', 'wechoosewisdom', 'boy', 'thats', 'toughie', 'guess', 'partly', 'matter', 'support', 'trump', 'since', 'sounds', 'like', 'agree', 'almost', 'everything', 'hes', 'doneit', 'really', 'make', 'question', 'sort', 'person']", "['wont', 'allow', 'developed', 'epilepsy', 'glad', 'help', 'others', 'get', 'canada', 'received', 'one', 'food', 'water', 'etc', 'words', 'certainly', 'trump', 'canada', 'stepped', 'bless', 'httpstcotjkisdgu']", "['halsparks', 'depends', 'long', 'skynet', 'infects', 'donald', 'trump', 'make', 'able', 'read', 'something', 'complicated', 'pet', 'goat']", null], "marker": {"opacity": 0.5, "size": 5}, "mode": "markers+text", "name": "5_trump_like_people", "text": ["", "", "", "", "", "", "", "", "", "", "", "", "", "", "", "", "", "", "", "", "", "", "", "", "", "", "", "", "", "", "", "", "", "", "", "", "", "", "", "", "", "", "", "", "", "", "", "", "", "", "", "", "", "", "5_trump_like_people"], "textfont": {"size": 12}, "type": "scattergl", "x": [8.582, 8.15, 8.481, 8.3, 8.506, 8.583, 8.097, 8.104, 9.256, 8.785, 8.704, 8.586, 8.373, 9.002, 8.027, 8.275, 9.156, 8.478, 8.968, 8.518, 8.453, 8.412, 8.661, 8.158, 8.782, 8.183, 8.675, 9.066, 8.312, 8.881, 8.972, 8.161, 8.49, 8.139, 8.957, 8.643, 8.365, 8.464, 8.607, 8.482, 8.184, 8.498, 7.986, 8.381, 8.491, 8.34, 8.002, 8.179, 7.954, 8.625, 8.451, 8.237, 8.173, 8.405, 8.476], "y": [5.353, 5.553, 5.832, 5.979, 5.222, 4.825, 5.488, 5.44, 5.17, 4.573, 5.156, 5.631, 5.276, 5.679, 5.248, 5.334, 4.923, 5.362, 4.555, 5.158, 5.763, 5.028, 4.772, 5.63, 4.746, 5.853, 5.135, 4.768, 5.853, 4.718, 5.692, 5.607, 5.558, 4.993, 5.39, 5.125, 5.346, 5.242, 5.209, 4.989, 5.598, 5.093, 5.19, 5.764, 5.272, 5.293, 5.131, 5.645, 5.192, 5.162, 5.564, 5.441, 5.573, 5.579, 5.309]}], "layout": {"annotations": [{"showarrow": false, "text": "D1", "x": 6.516, "y": 7.49, "yshift": 10}, {"showarrow": false, "text": "D2", "x": 11.54, "xshift": 10, "y": 12.85}], "height": 750, "shapes": [{"line": {"color": "#CFD8DC", "width": 2}, "type": "line", "x0": 11.54, "x1": 11.54, "y0": 2.131, "y1": 12.85}, {"line": {"color": "#9E9E9E", "width": 2}, "type": "line", "x0": 6.516, "x1": 16.55, "y0": 7.49, "y1": 7.49}], "title": {"font": {"color": "Black", "size": 22}, "text": "<b>Documents and Topics</b>", "x": 0.5, "xanchor": "center", "yanchor": "top"}, "width": 1200, "xaxis": {"visible": false}, "yaxis": {"visible": false}}}
